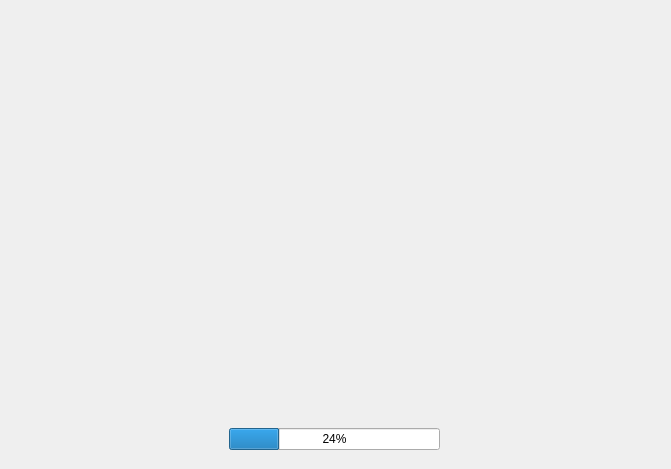
<?xml version="1.0" encoding="UTF-8"?>
<ui version="4.0">
 <class>UpdateWidget</class>
 <widget class="QWidget" name="UpdateWidget">
  <property name="geometry">
   <rect>
    <x>0</x>
    <y>0</y>
    <width>671</width>
    <height>469</height>
   </rect>
  </property>
  <property name="windowTitle">
   <string>Form</string>
  </property>
  <widget class="QWidget" name="verticalWidget" native="true">
   <property name="geometry">
    <rect>
     <x>19</x>
     <y>9</y>
     <width>631</width>
     <height>441</height>
    </rect>
   </property>
   <layout class="QVBoxLayout" name="verticalLayout">
    <item>
     <layout class="QVBoxLayout" name="verticalLayout_2">
      <item>
       <widget class="QLabel" name="label">
        <property name="text">
         <string/>
        </property>
       </widget>
      </item>
     </layout>
    </item>
    <item>
     <layout class="QHBoxLayout" name="horizontalLayout_2">
      <item>
       <spacer name="horizontalSpacer">
        <property name="orientation">
         <enum>Qt::Horizontal</enum>
        </property>
        <property name="sizeHint" stdset="0">
         <size>
          <width>40</width>
          <height>20</height>
         </size>
        </property>
       </spacer>
      </item>
      <item>
       <widget class="QProgressBar" name="progressBar">
        <property name="value">
         <number>24</number>
        </property>
        <property name="alignment">
         <set>Qt::AlignBottom|Qt::AlignHCenter</set>
        </property>
       </widget>
      </item>
      <item>
       <spacer name="horizontalSpacer_2">
        <property name="orientation">
         <enum>Qt::Horizontal</enum>
        </property>
        <property name="sizeHint" stdset="0">
         <size>
          <width>40</width>
          <height>20</height>
         </size>
        </property>
       </spacer>
      </item>
     </layout>
    </item>
   </layout>
  </widget>
 </widget>
 <resources/>
 <connections/>
</ui>
